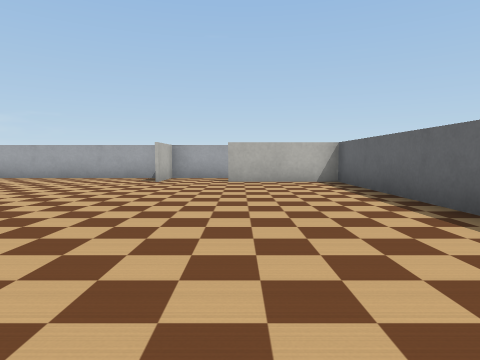
View 1 (above)

18 first-person views from a walk through a robot-simulator world made for Webots. The camera is 0.3 m above the floor, tilts 4° down and sees 75° across. The floor is counted in squares, 0.5 m on a side. Each view is taken from the middle of a square. On the plan, view 1 faces up. The plan holds only what a view shows up to about 9 squares ahead; the rest is blank. The robots in the file are not drawn. Webots' stock objects and surfaces are drawn as simple stand-ins.

View 2
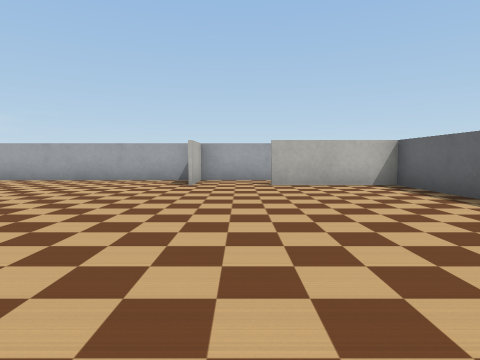

View 3
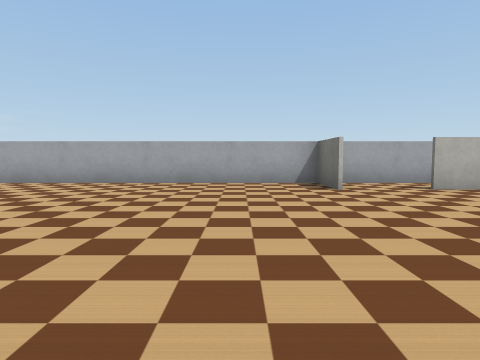

View 4
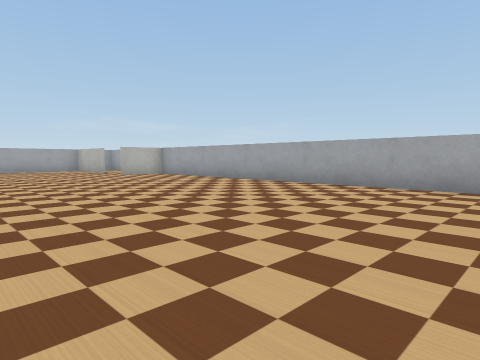

View 5
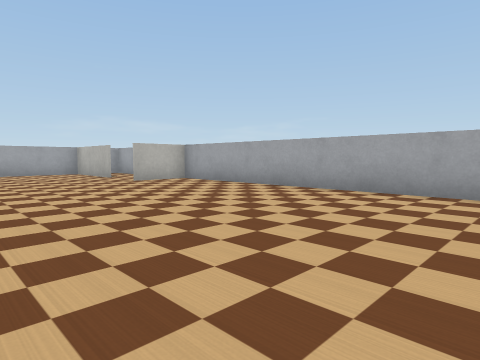

View 6
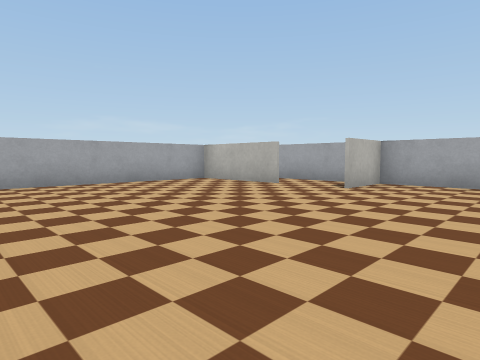

View 7
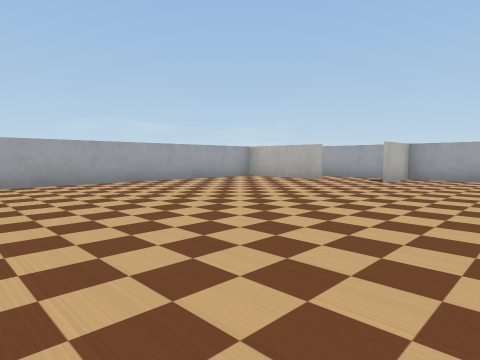

View 8
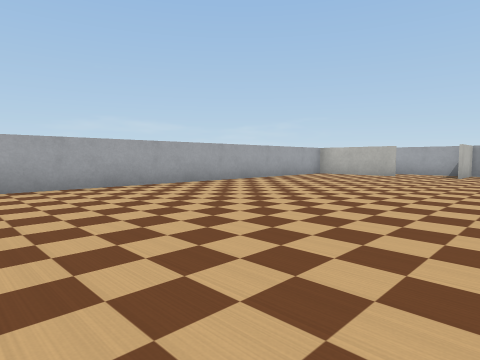

View 9
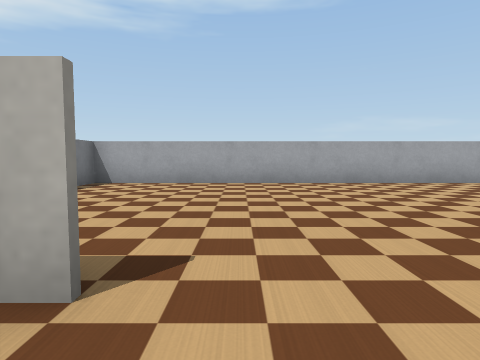

View 10
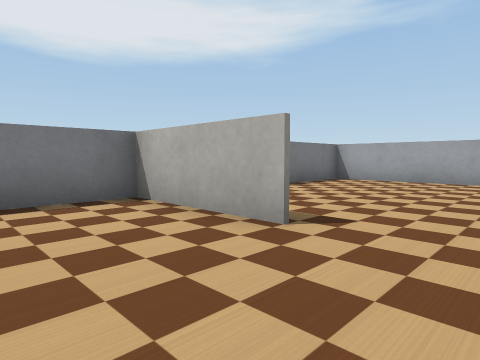

View 11
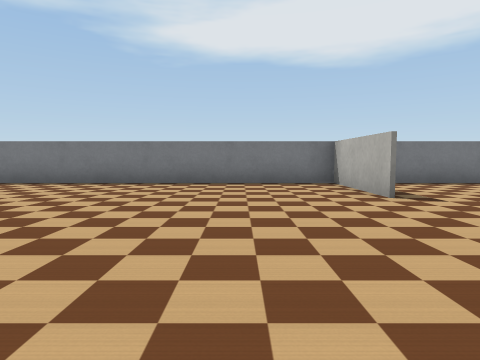

View 12
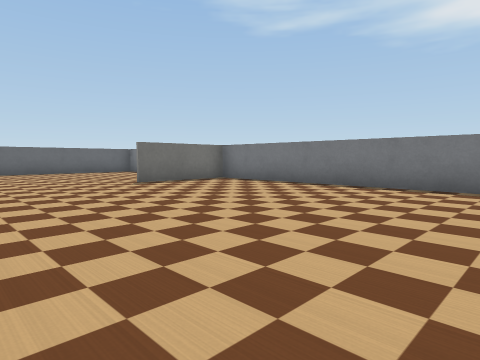

View 13
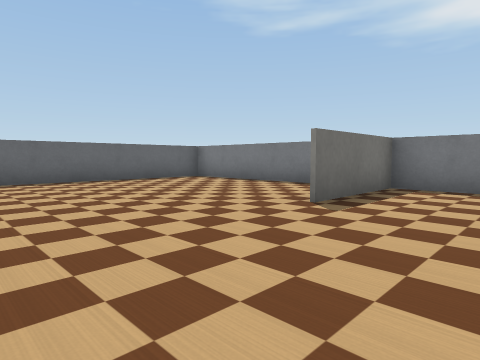

View 14
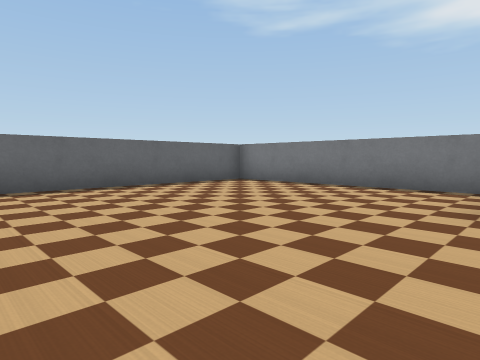

View 15
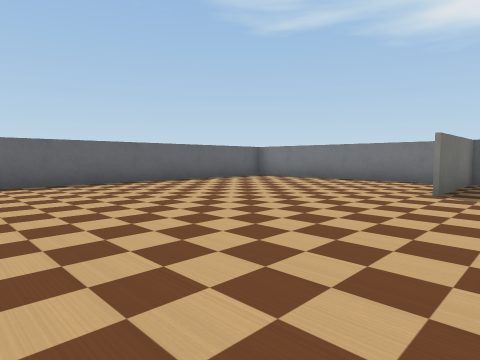

View 16
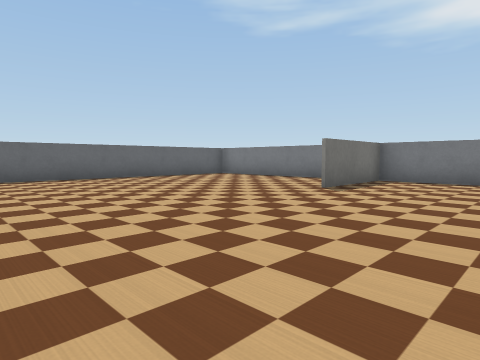

View 17
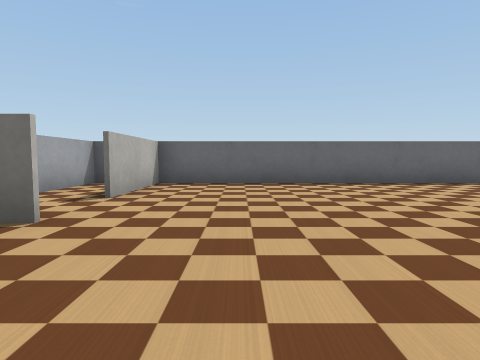

View 18
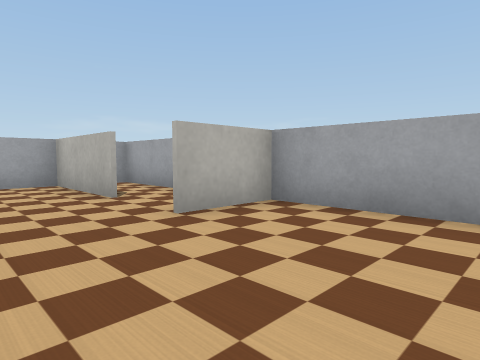

### Floor plan
Points are (right, up) in squares from view 1. A wall is a line through its corners. A room is listed if a view was taken in it or the views show most of it. See-through windows are left out.
Room 1 (views 1, 2, 3, 4, 5, 6, 7, 8, 9, 10, 11, 12, 13, 14, 15, 16, 17, 18)
walls: (-15.3, -3.6) (-15.3, -6.5); (-3.7, -6.6) (-3.7, -3.6); (-2.1, 7.9) (-2.1, 9.5); (-18.6, 8) (-21.5, 8) (-21.5, -6.5) (2.5, -6.5) (2.5, 8) (-0.4, 8); (-2, 9.5) (-16.9, 9.5) (-16.9, 7.9)
ways out: opening at (-18, 8) to room 2; opening at (-1, 8) to room 3
Room 2 (no view inside)
walls: (-17.6, 9.5) (-21.5, 9.5)
ways out: opening at (-18, 8) to room 1
Room 3 (no view inside)
walls: (-2.1, 9.4) (-2.1, 7.9); (2.5, 9.5) (-2, 9.5)
ways out: opening at (-1, 8) to room 1

Where each view was taken, in squares from view 1:
view 1: 0 up, 0 right, facing up
view 2: 1 up, 1 left, facing up
view 3: 2 up, 4 left, facing up
view 4: 3 up, 6 left, facing up-left
view 5: 4 up, 9 left, facing up-left
view 6: 2 up, 14 left, facing up-left
view 7: 0 up, 14 left, facing up-left
view 8: 3 down, 15 left, facing up-left
view 9: 3 down, 14 left, facing left
view 10: 2 down, 13 left, facing down-left
view 11: 1 up, 13 left, facing down
view 12: 0 up, 11 left, facing down-right
view 13: 0 up, 6 left, facing down-right
view 14: 0 up, 4 left, facing down-right
view 15: 2 up, 5 left, facing down-right
view 16: 2 up, 7 left, facing down-right
view 17: 6 up, 5 left, facing right
view 18: 6 up, 14 left, facing up-left
